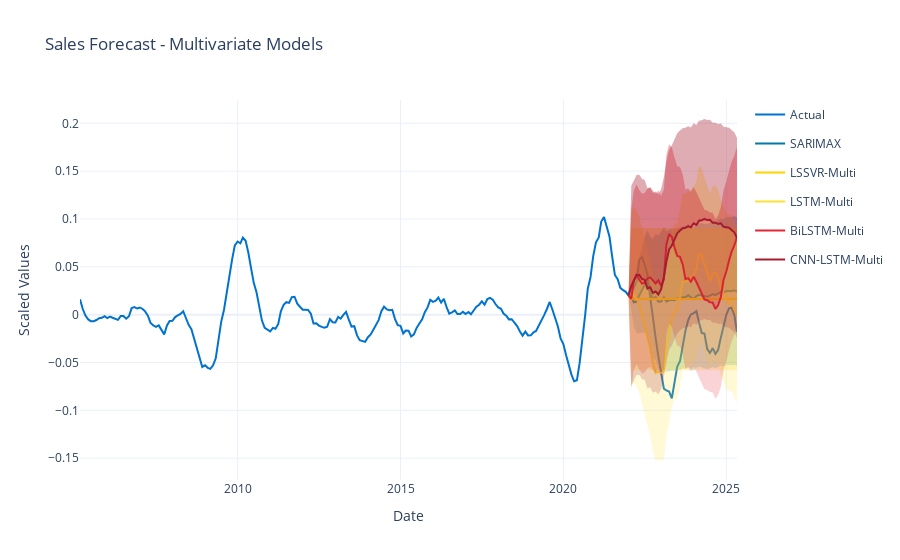

The cell this chart's notebook holds for it:
### Code cell
fig_multi = go.Figure()

# Actual data
fig_multi.add_trace(go.Scatter(
    x=y1_scaled.index,
    y=y1_scaled,
    mode='lines',
    name='Actual',
    line=dict(width=2, color='#0073CF'),
    legendgroup="Actual"
))

last_train_x = y1_train_scaled.index[-1]
last_train_y = y1_train_scaled.values[-1]

# Multivariate forecasts
models_multi = {
    "SARIMAX": (sarimax_forecast, sarimax_ci),
    "LSSVR-Multi": (lssvr_mv_forecast, (lssvr_mv_lower, lssvr_mv_upper)),
    "LSTM-Multi": (lstm_mv_forecast, (lstm_mv_lower, lstm_mv_upper)),
    "BiLSTM-Multi": (bilstm_mv_forecast, (bilstm_mv_lower, bilstm_mv_upper)),
    "CNN-LSTM-Multi": (cnnlstm_mv_forecast, (cnnlstm_mv_lower, cnnlstm_mv_upper))
}

colors = [
    "#007BA7",  # Brandeis Blue
    "#FFD300",  # Sunny
    "#FFE135",  # Banana Yellow
    "#E32636",  # Spanish Red
    "#A51C30"   # Harvard Crimson
]

for i, (name, (forecast, ci)) in enumerate(models_multi.items()):
    # Handle confidence intervals
    if isinstance(ci, tuple):
        lower, upper = np.array(ci[0]), np.array(ci[1])
    elif isinstance(ci, np.ndarray):
        lower, upper = ci[:, 0], ci[:, 1]
    else:  # DataFrame
        lower, upper = ci.iloc[:, 0].values, ci.iloc[:, 1].values

    # Forecast line
    fig_multi.add_trace(go.Scatter(
        x=[last_train_x] + list(y1_test_scaled.index),
        y=[last_train_y] + list(forecast),
        mode='lines',
        name=name,
        line=dict(color=colors[i]),
        legendgroup=name
    ))

    # Confidence interval (fill)
    fig_multi.add_trace(go.Scatter(
        x=[last_train_x] + list(y1_test_scaled.index),
        y=[last_train_y] + list(upper),
        mode='lines',
        line=dict(width=0),
        fill='tonexty',
        fillcolor=f'rgba{tuple(list(px.colors.hex_to_rgb(colors[i])) + [0.2])}',
        showlegend=False,
        legendgroup=name
    ))
    fig_multi.add_trace(go.Scatter(
        x=[last_train_x] + list(y1_test_scaled.index),
        y=[last_train_y] + list(lower),
        mode='lines',
        line=dict(width=0),
        fill='tonexty',
        fillcolor=f'rgba{tuple(list(px.colors.hex_to_rgb(colors[i])) + [0.2])}',
        showlegend=False,
        legendgroup=name
    ))

fig_multi.update_layout(
    title='Sales Forecast - Multivariate Models',
    xaxis_title='Date',
    yaxis_title='Scaled Values',
    template='plotly_white'
)

fig_multi.show()
